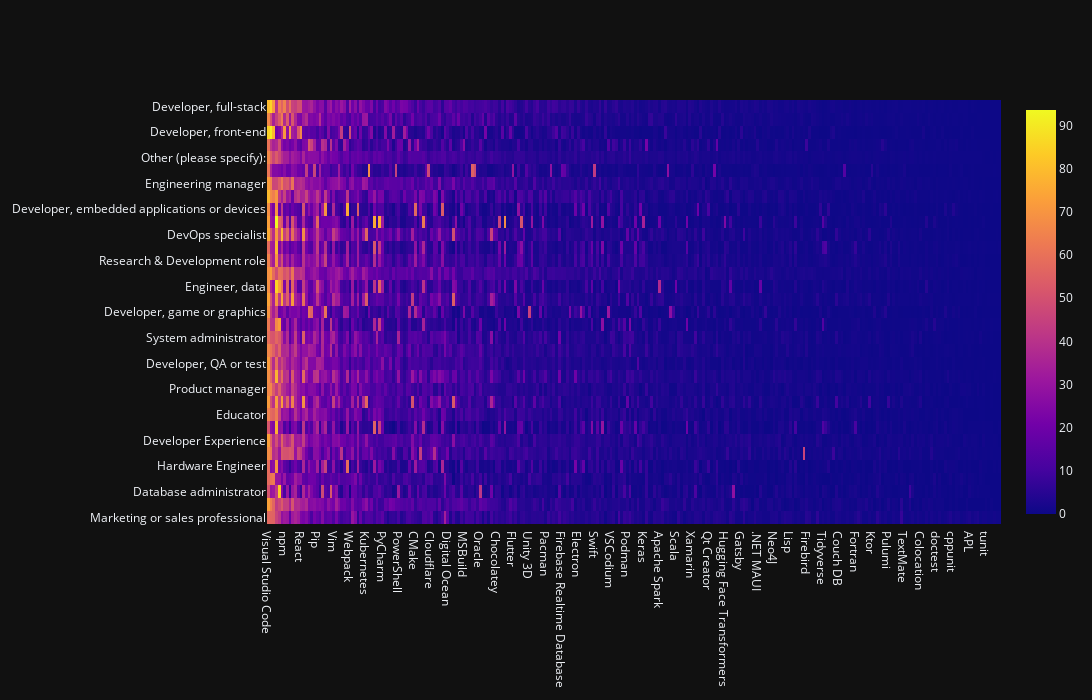

The cell this chart's notebook holds for it:
### Code cell
fig3 = go.Figure(data=go.Heatmap(x = skills.columns , y = skills.index , z = skills))
fig3.update_layout(width=2500, height=700)
fig3.show()
fig3.write_html(os.path.join(FIG_DIR, 'heatmap.html'))

### Figure 1 — Plotly figure (JSON) as saved in the notebook; plotly's stock layout.template omitted (floating-point values rounded to 4 significant figures; data arrays with more than 128 entries replaced by an {"elided": "..."} marker saying what was removed)
{"data": [{"x": {"elided": "270 str values"}, "y": ["Marketing or sales professional", "Developer Advocate", "Database administrator", "Designer", "Hardware Engineer", "Blockchain", "Developer Experience", "Scientist", "Educator", "Engineer, site reliability", "Product manager", "Security professional", "Developer, QA or test", "Project manager", "System administrator", "Data or business analyst", "Developer, game or graphics", "Cloud infrastructure engineer", "Engineer, data", "Senior Executive (C-Suite, VP, etc.)", "Research & Development role", "Academic researcher", "DevOps specialist", "Data scientist or machine learning specialist", "Developer, embedded applications or devices", "Student", "Engineering manager", "Developer, mobile", "Other (please specify):", "Developer, desktop or enterprise applications", "Developer, front-end", "Developer, back-end", "Developer, full-stack"], "z": {"elided": "33x270 float values"}, "type": "heatmap"}], "layout": {"width": 2500, "height": 700}}
